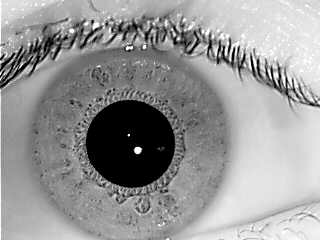
#> input picture code/images/01_L.bmp, 320 x 240 px, found by its file name; the run also reads 1 picture not shown here
$ python iris_match.py
#> lines starting #> are read from the running program, lines starting #| are printed output that depends on the picture; after the words box and inside, x2 and y2 are one past the last pixel; in counts of white or black regions, pixels touching at a corner belong together
import matplotlib.pyplot as plt
import numpy as np
import cv2,os,scipy
from skimage.morphology import black_tophat,disk
from scipy import ndimage as ndi
from skimage import data
from skimage.util import img_as_float
from skimage.filters import gabor_kernel

def rgb2gray(rgb):
      return np.dot(rgb[...,:3], [0.299, 0.587, 0.114])

def center(gaussian_img):
    edges = cv2.Canny(gaussian_img,50,100)
    cimg = cv2.cvtColor(edges,cv2.COLOR_GRAY2BGR)
    circles = cv2.HoughCircles(edges,cv2.HOUGH_GRADIENT,1,20,
                            param1=50,param2=30,minRadius=0,maxRadius=0)
    circles = np.uint16(np.around(circles))
    center=circles[0,:]
    y=int(center[0,0])
    x=int(center[0,1])
    r=int(center[0,2])
    return (x,y,r)

def radius(gaussian_img):
    edges = cv2.Canny(gaussian_img,20,20)
    cimg = cv2.cvtColor(edges,cv2.COLOR_GRAY2BGR)
    circles = cv2.HoughCircles(edges,cv2.HOUGH_GRADIENT,1,20,
                            param1=50,param2=30,minRadius=0,maxRadius=0)
    circles = np.uint16(np.around(circles))
    circles=circles[0,:]
    circles = np.uint16(np.around(circles))
    radiuses=circles[:,2]
    x=[]
    for i in range(len(radiuses)):
        if(radiuses[i]<115 and radiuses[i]>100):
            x.append(radiuses[i])
    return int(np.mean(x))
def norm_image(path):
    path = os.path.join(os.getcwd(),path)
    image=np.array(cv2.imread(path))
    temp_img=gray_img=np.uint8(rgb2gray(image))
    selem = disk(6)
    b_tophat = black_tophat(gray_img, selem)
    resultant_img=b_tophat+gray_img
    median_img = cv2.medianBlur(resultant_img,5)
    gaussian_img=scipy.ndimage.filters.gaussian_filter(median_img,
                                                       sigma=1.90, order=0,output=None,
                                                       mode='reflect',
                                                       cval=0.0, truncate=4.0)
    xc,yc,r=center(gaussian_img)
    R=radius(gaussian_img)
    theta = np.arange(0.00, np.pi*2, 0.01) #theta
    rng=np.arange(0,100)
    norm_img=np.zeros((rng.size,theta.size))
    for t in theta:
        for rc in rng:
            mc=(R-r)*(rc)/100+r
            x=int(xc+mc*np.cos(t))
            y=int(yc+mc*np.sin(t))
            try:
                norm_img[rc,np.where(theta==t)]=temp_img[x,y]
            except Exception as e:
                pass
    return norm_img
def compute_feats(image, kernels):
    feats = np.zeros((len(kernels), 2), dtype=np.double)
    for k, kernel in enumerate(kernels):
        filtered = ndi.convolve(image, kernel, mode='wrap')
        feats[k, 0] = filtered.mean()
        feats[k, 1] = filtered.var()
    return feats

percentage_array=[]
def match(feats, ref_feats):
    max_error=15000000
    min_error = np.inf
    min_i = None
    for i in range(ref_feats.shape[0]):
        error = np.sum((feats - ref_feats[i, :])**2)
        percentage=int((max_error-error)*100/max_error)
        percentage_array.append(percentage)
#         print(str(percentage)+" %")
        if error < min_error:
            min_error = error
            min_i = i
    return min_i
kernels = []
for theta in range(4):
    theta = theta / 4. * np.pi
    for sigma in (1, 3):
        for frequency in (0.05, 0.25):
            kernel = np.real(gabor_kernel(frequency, theta=theta,
                                          sigma_x=sigma, sigma_y=sigma))
            kernels.append(kernel)


image_names=[r"code\images\01_L.bmp",r"code\images\002_05_L.bmp",r"code\images\076_02_L.bmp",r"code\images\08_L.bmp"]
person1=norm_image(image_names[0])
#> in norm_image, image is the input picture: shape (240, 320, 3); min 0, max 255, mean 150.8
#> in center, `edges = cv2.Canny(gaussian_img,50,100)`:
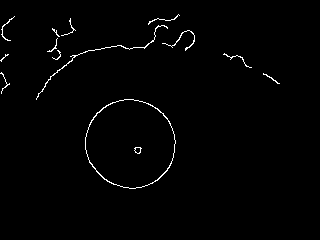
#> edges: shape (240, 320); 1.2% white in thin lines or dots, all inside (x1, y1, x2, y2) = (0, 14, 280, 189)
#> in center, `circles = cv2.HoughCircles(edges,cv2.HOUGH_GRADIENT,1,20, param1=50,pa..`: circles = [[129.5, 142.5, 44.4]]
#> in center, `circles = np.uint16(np.around(circles))`: circles = [[130, 142, 44]]
#> in center, `y=int(center[0,0])`: y = 130
#> in center, `x=int(center[0,1])`: x = 142
#> in center, `r=int(center[0,2])`: r = 44
#> in norm_image, `xc,yc,r=center(gaussian_img)`: xc = 142; yc = 130; r = 44
#> in radius, `edges = cv2.Canny(gaussian_img,20,20)`: edges: shape (240, 320); 5.2% white in thin lines or dots
#> in radius, `cimg = cv2.cvtColor(edges,cv2.COLOR_GRAY2BGR)`: cimg: shape (240, 320, 3); 5.2% white in thin lines or dots
#> in radius, `circles = cv2.HoughCircles(edges,cv2.HOUGH_GRADIENT,1,20, param1=50,pa..`: circles = 42 rows, first 8: [114.5, 144.5, 114.3], [152.5, 113.5, 79.5], [159.5, 141.5, 73.2], [192.5, 129.5, 107.5], [148.5, 160.5, 80], [108.5, 121.5, 74.9], [84.5, 82.5, 65.5], [141.5, 131.5, 58.9]
#> in radius, `circles = np.uint16(np.around(circles))`: circles = 42 rows, first 8: [114, 144, 114], [152, 114, 80], [160, 142, 73], [192, 130, 108], [148, 160, 80], [108, 122, 75], [84, 82, 66], [142, 132, 59]
#> in radius, `radiuses=circles[:,2]`: radiuses = 42 values, max 114 at index 0, min 18 at index 35, mean 51.95
#> the loop in radius, `for i in range(len(radiuses)):` made 42 passes
#> after the loop in radius, `for i in range(len(radiuses)):`: x = [114, 108]
#> in norm_image, `R=radius(gaussian_img)`: R = 111
person2=norm_image(image_names[1])
#> call 2 of norm_image, with path = 'code\\images\\002_05_L.bmp'
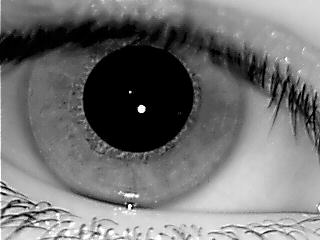
#> input picture code/images/002_05_L.bmp, 320 x 240 px, found by its file name
#> in norm_image, image is the input picture: shape (240, 320, 3); min 0, max 255, mean 113.7
#> in center (call 2), `edges = cv2.Canny(gaussian_img,50,100)`: edges: shape (240, 320); 1.2% white in thin lines or dots, all inside (x1, y1, x2, y2) = (0, 12, 320, 213)
#> in norm_image (call 2), `xc,yc,r=center(gaussian_img)`: xc = 100; yc = 138; r = 56
#> in radius (call 2), `edges = cv2.Canny(gaussian_img,20,20)`: edges: shape (240, 320); 5.6% white in thin lines or dots
#> in radius (call 2), `cimg = cv2.cvtColor(edges,cv2.COLOR_GRAY2BGR)`: cimg: shape (240, 320, 3); 5.6% white in thin lines or dots
#> in radius (call 2), `circles = cv2.HoughCircles(edges,cv2.HOUGH_GRADIENT,1,20, param1=50,pa..`: circles = 67 rows, first 8: [97.5, 109.5, 96.9], [124.5, 93.5, 123.4], [117.5, 115.5, 114.9], [137.5, 125.5, 107.9], [119.5, 135.5, 95.5], [150.5, 108.5, 96.6], [171.5, 98.5, 87.4], [183.5, 143.5, 117.1]
#> in radius (call 2), `circles = np.uint16(np.around(circles))`: circles = 67 rows, first 8: [98, 110, 97], [124, 94, 123], [118, 116, 115], [138, 126, 108], [120, 136, 96], [150, 108, 97], [172, 98, 87], [184, 144, 117]
#> the loop in radius (call 2), `for i in range(len(radiuses)):` made 67 passes
#> in norm_image (call 2), `R=radius(gaussian_img)`: R = 105
#> after the loop in norm_image (call 2), `for t in theta:`:
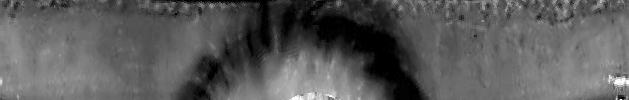
#> norm_img: shape (100, 629) float64; min 0, max 254, mean 90.8
person3=norm_image(image_names[2])
#> call 3 of norm_image, with path = 'code\\images\\076_02_L.bmp'
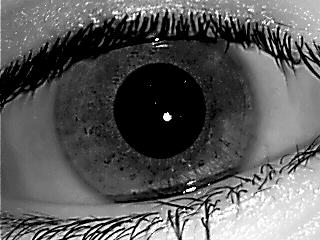
#> input picture code/images/076_02_L.bmp, 320 x 240 px, found by its file name
#> in norm_image, image is the input picture: shape (240, 320, 3); min 0, max 255, mean 91.4
#> in center (call 3), `edges = cv2.Canny(gaussian_img,50,100)`: edges: shape (240, 320); 2.8% white in thin lines or dots
#> in center (call 3), `cimg = cv2.cvtColor(edges,cv2.COLOR_GRAY2BGR)`: cimg: shape (240, 320, 3); 2.8% white in thin lines or dots
#> in norm_image (call 3), `xc,yc,r=center(gaussian_img)`: xc = 110; yc = 160; r = 46
#> in radius (call 3), `edges = cv2.Canny(gaussian_img,20,20)`: edges: shape (240, 320); 7.2% white in thin lines or dots
#> in radius (call 3), `cimg = cv2.cvtColor(edges,cv2.COLOR_GRAY2BGR)`: cimg: shape (240, 320, 3); 7.2% white in thin lines or dots
#> in radius (call 3), `circles = cv2.HoughCircles(edges,cv2.HOUGH_GRADIENT,1,20, param1=50,pa..`: circles = 83 rows, first 8: [154.5, 113.5, 104.9], [105.5, 132.5, 105.1], [132.5, 138.5, 131.4], [211.5, 103.5, 104.2], [176.5, 141.5, 130.4], [184.5, 101.5, 73.4], [149.5, 89.5, 122.1], [125.5, 113.5, 107.3]
#> in radius (call 3), `circles = np.uint16(np.around(circles))`: circles = 83 rows, first 8: [154, 114, 105], [106, 132, 105], [132, 138, 131], [212, 104, 104], [176, 142, 130], [184, 102, 73], [150, 90, 122], [126, 114, 107]
#> after the loop in norm_image (call 3), `for t in theta:`:
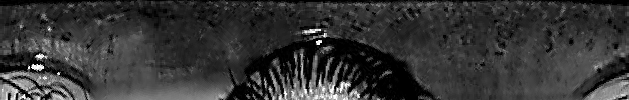
#> norm_img: shape (100, 629) float64; min 0, max 254, mean 53.5
person4=norm_image(image_names[3])
#> call 4 of norm_image, with path = 'code\\images\\08_L.bmp'
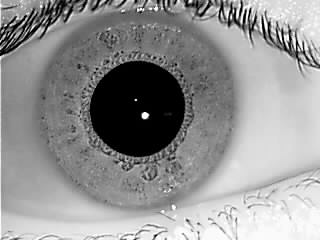
#> input picture code/images/08_L.bmp, 320 x 240 px, found by its file name
#> in norm_image, image is the input picture: shape (240, 320, 3); min 0, max 255, mean 146.3
#> in center (call 4), `edges = cv2.Canny(gaussian_img,50,100)`: edges: shape (240, 320); 0.97% white in thin lines or dots, all inside (x1, y1, x2, y2) = (0, 0, 301, 219)
#> in norm_image (call 4), `xc,yc,r=center(gaussian_img)`: xc = 108; yc = 138; r = 48
#> in radius (call 4), `edges = cv2.Canny(gaussian_img,20,20)`: edges: shape (240, 320); 4.8% white in thin lines or dots
#> in radius (call 4), `cimg = cv2.cvtColor(edges,cv2.COLOR_GRAY2BGR)`: cimg: shape (240, 320, 3); 4.8% white in thin lines or dots
#> in radius (call 4), `circles = cv2.HoughCircles(edges,cv2.HOUGH_GRADIENT,1,20, param1=50,pa..`: circles = 38 rows, first 8: [135.5, 111.5, 102.1], [116.5, 102.5, 120.7], [105.5, 122.5, 110.8], [153.5, 83.5, 75.7], [198.5, 123.5, 111.1], [175.5, 94.5, 88.3], [125.5, 82.5, 74.6], [137.5, 138.5, 77.2]
#> in radius (call 4), `circles = np.uint16(np.around(circles))`: circles = 38 rows, first 8: [136, 112, 102], [116, 102, 121], [106, 122, 111], [154, 84, 76], [198, 124, 111], [176, 94, 88], [126, 82, 75], [138, 138, 77]
#> in norm_image (call 4), `R=radius(gaussian_img)`: R = 107
#> after the loop in norm_image (call 4), `for t in theta:`:
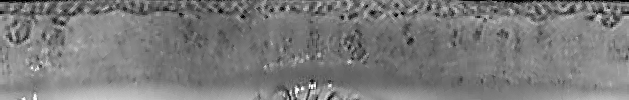
#> norm_img: shape (100, 629) float64; min 0, max 254, mean 122.8
person_names = ('person 1', 'person 2', 'person 3','person 4')
unknown_img=r"code\images\002_04_L.bmp"
images = (person1,person2,person3,person4)


# prepare reference features
ref_feats = np.zeros((4, len(kernels), 2), dtype=np.double)
ref_feats[0, :, :] = compute_feats(person1, kernels)
#> after the loop in compute_feats, `for k, kernel in enumerate(kernels):`: feats = 16 rows, first 8: [122.2, 927.9], [37.37, 105.9], [82.46, 294.2], [0.123, 1.62], [122.2, 930.5], [37.42, 114.2], [83.18, 316.9], [0.0198, 1.34]
ref_feats[1, :, :] = compute_feats(person2, kernels)
#> after the loop in compute_feats (call 2), `for k, kernel in enumerate(kernels):`: feats = 16 rows, first 8: [86.38, 1438.2], [26.41, 138.9], [58.27, 607], [0.0869, 0.356], [86.38, 1438.9], [26.44, 141.1], [58.77, 624.2], [0.014, 0.195]
ref_feats[2, :, :] = compute_feats(person3, kernels)
#> after the loop in compute_feats (call 3), `for k, kernel in enumerate(kernels):`: feats = 16 rows, first 8: [50.86, 964.8], [15.55, 122.8], [34.31, 298.9], [0.0512, 4.2], [50.86, 965.7], [15.57, 121], [34.61, 317.1], [0.00824, 1.4]
ref_feats[3, :, :] = compute_feats(person4, kernels)
#> after the loop in compute_feats (call 4), `for k, kernel in enumerate(kernels):`: feats = 16 rows, first 8: [116.8, 436.8], [35.71, 54.92], [78.79, 127.1], [0.118, 1.08], [116.8, 437.8], [35.76, 57.8], [79.47, 135.7], [0.0189, 0.686]

print('Matched against references using Gabor filter banks:')
print('original: person 2, match result: ', end='')
unknown_person_norm_image=norm_image(unknown_img)
#> in radius (call 5), `circles = cv2.HoughCircles(edges,cv2.HOUGH_GRADIENT,1,20, param1=50,pa..`: circles = 66 rows, first 8: [153.5, 85.5, 53.8], [132.5, 84.5, 131.7], [115.5, 116.5, 115.7], [185.5, 113.5, 111.2], [138.5, 107.5, 109], [158.5, 114.5, 111.5], [195.5, 138.5, 129], [99.5, 130.5, 98.8]
#> in radius (call 5), `circles = np.uint16(np.around(circles))`: circles = 66 rows, first 8: [154, 86, 54], [132, 84, 132], [116, 116, 116], [186, 114, 111], [138, 108, 109], [158, 114, 112], [196, 138, 129], [100, 130, 99]
feats = compute_feats(unknown_person_norm_image, kernels)
#> after the loop in compute_feats (call 5), `for k, kernel in enumerate(kernels):`: feats = 16 rows, first 8: [88.86, 2004.5], [27.16, 200.2], [59.94, 818.3], [0.0894, 1.3], [88.86, 2005.6], [27.2, 202.9], [60.46, 844.8], [0.0144, 0.67]
print(person_names[match(feats, ref_feats)])
#> the loop in match, `for i in range(ref_feats.shape[0]):` made 4 passes
#> (error, percentage, min_error) on passes 1 to 2: (5765146.1, 61, 5765146.1), (1491965.1, 90, 1491965.1)
#> (error, percentage) on passes 3 to 4: (5454116.6, 63), (11908672.8, 20)
#> after the loop in match, `for i in range(ref_feats.shape[0]):`: min_error = 1491965.1; min_i = 1; percentage_array = [61, 90, 63, 20]
#| person 2

plt.figure(figsize=(10,10))

for i in range(4):
    plt.subplot(4,2,2*i+1)
    plt.xticks([])
    plt.yticks([])
    plt.xlabel(person_names[i]+" eye image")
    plt.imshow(np.array(cv2.imread(image_names[i])),cmap ='gray')
    plt.subplot(4,2,2*i+2)
    plt.xticks([])
    plt.yticks([])
    plt.xlabel("Match result : "+str(percentage_array[i])+"%")
    plt.imshow(np.array(cv2.imread(unknown_img)),cmap ='gray')
plt.show()
